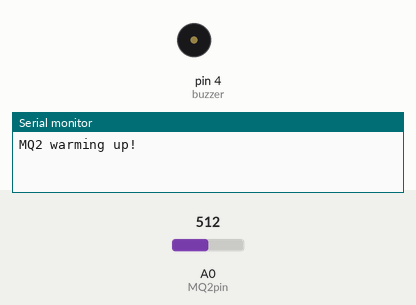
Recording of a sketch running on a simulated Arduino Uno, built with avr-gcc and run on an emulated ATmega328P. Shown: buzzer (waves = sounding, pin HIGH), the last lines printed to the serial monitor. The inputs (shaded band) are chosen by the test bench; at power-on: A0 (MQ2pin) = 512. The modem accepts every AT command (registered, SIM ready, sends succeed) and sends nothing else.

Above: at 0.1 s.
At 20.1 s:
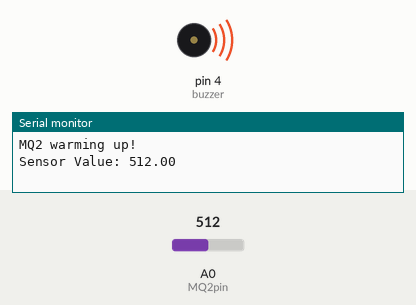
Timing chart, 0 to 21.6 s (numbered marks = the images above):
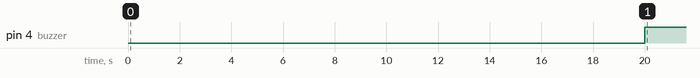

Measured:
- by itself, pin 4 (buzzer): LOW → HIGH at 20.0 s

The sketch:

Gas_Leakage_detection.ino
```cpp
#include <SoftwareSerial.h>
#define GSM_TX 7    // TX to GSM Module
#define GSM_RX 8    // RX from GSM Module

SoftwareSerial gsm(GSM_TX, GSM_RX);
#define MQ2pin A0
float sensorValue;  //variable to store sensor value
int buzzer=4;
String number1 = ""; // Replace with real phone number with countru code

void setup() {
  Serial.begin(9600); // sets the serial port to 9600
  pinMode(buzzer,OUTPUT);
   gsm.begin(9600);
  Serial.println("MQ2 warming up!");
  delay(20000); // allow the MQ2 to warm up
}

void loop() {
  sensorValue = analogRead(MQ2pin); // read analog input pin 0
  Serial.print("Sensor Value: ");
  Serial.println(sensorValue);
  if(sensorValue>300)
  {
    digitalWrite(buzzer,HIGH);
    sendSMS(number1, "Gas Leakage Detected");
    Serial.println("SMS sent");


    }
  else
  {
      digitalWrite(buzzer,LOW);
    }

}

void sendSMS(String number, String message) {
  gsm.println("AT+CMGF=1"); // Set SMS mode to text
  delay(1000);
  gsm.println("AT+CMGS=\"" + number + "\"");
  delay(1000);
  gsm.println(message);
  delay(1000);
  gsm.write(26); // Ctrl+Z to send SMS
  delay(5000);

}
```
